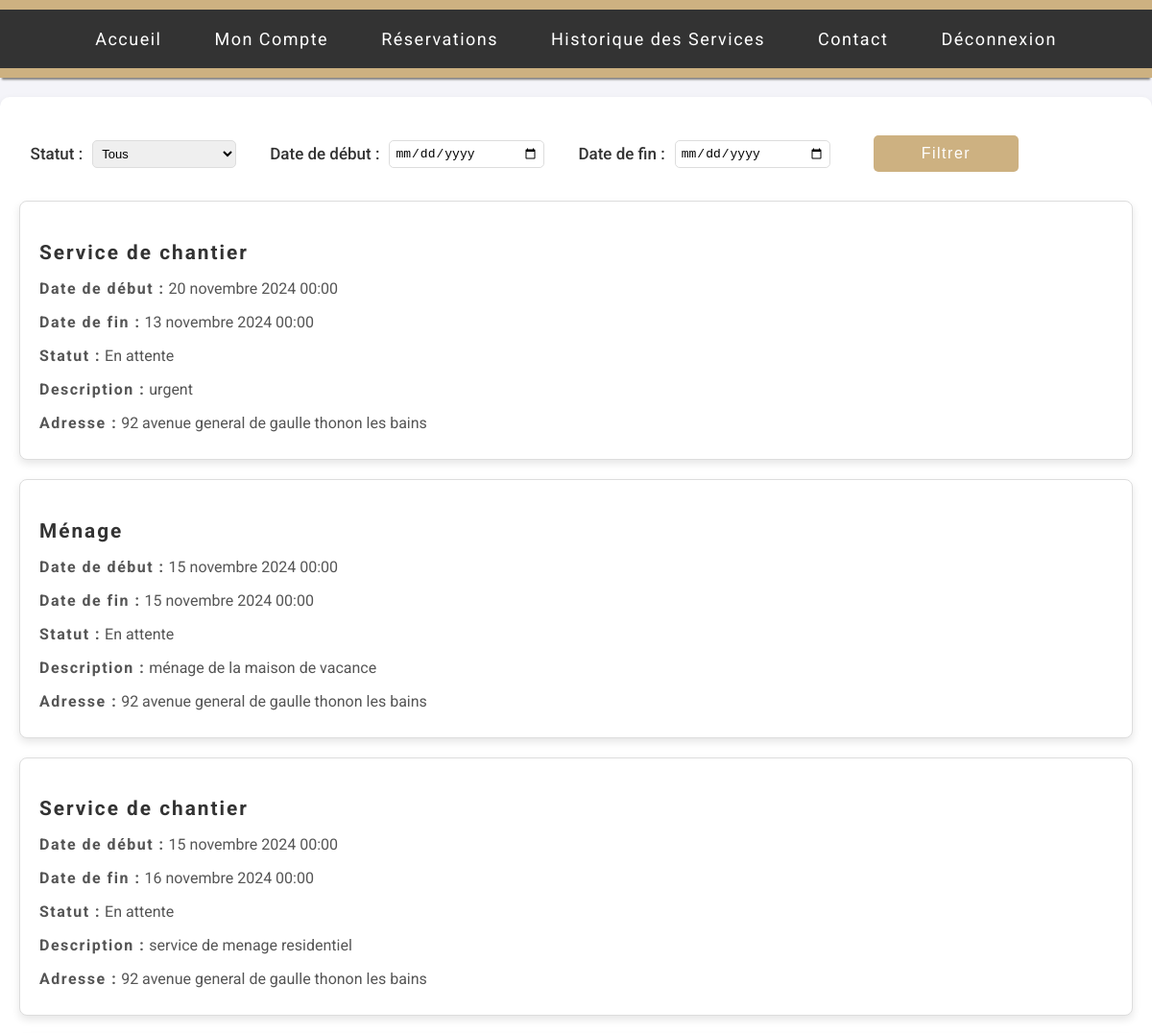
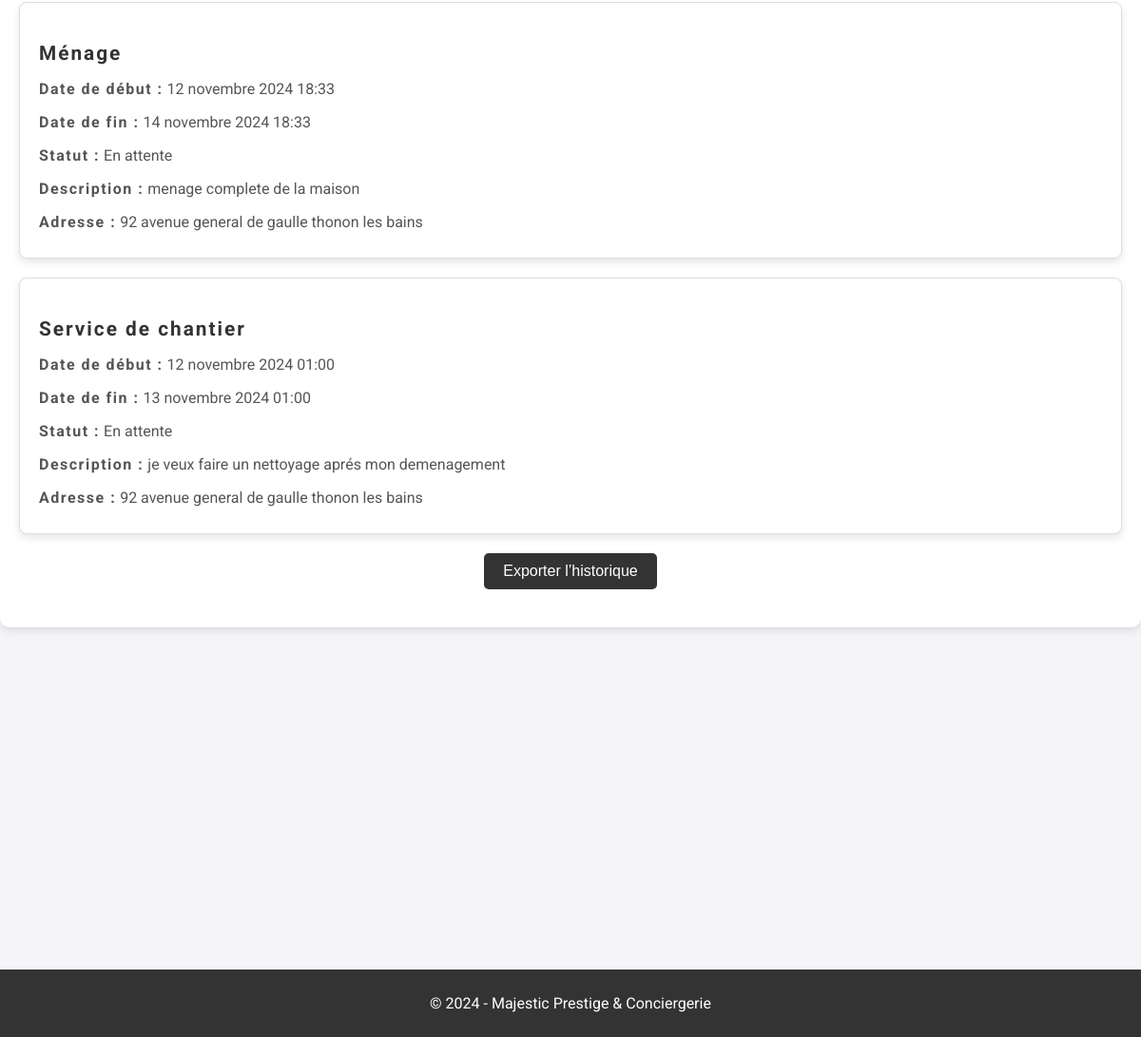
Page /historique-service/ (signed in) on the earlier database version (2 pictures, top to bottom).
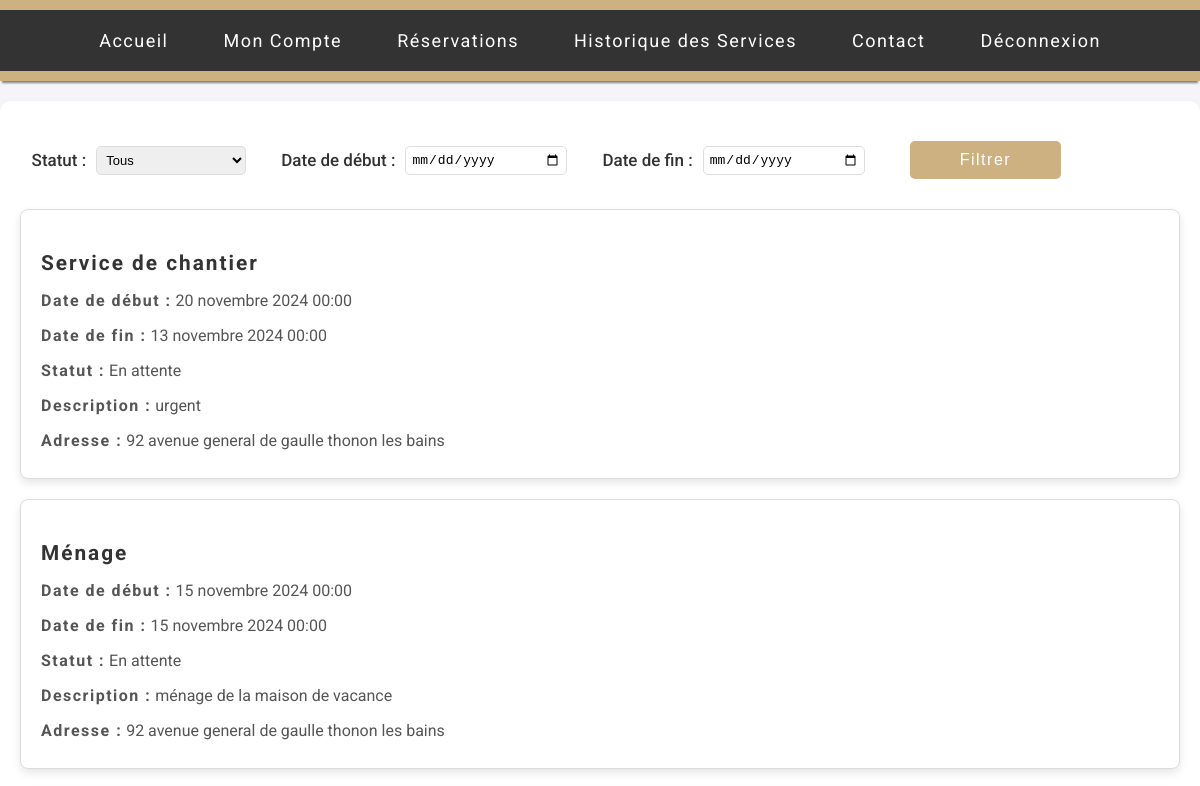
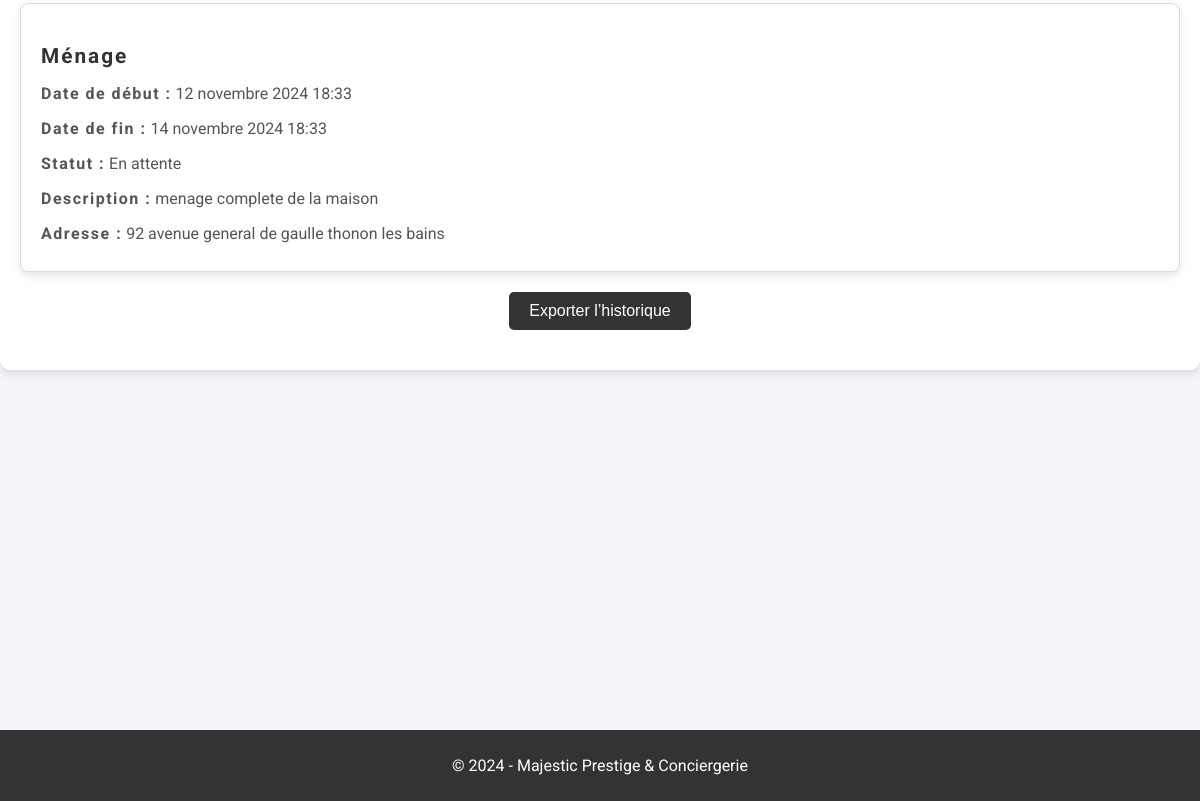
Same page on the later database version (2 pictures, top to bottom).
### services/backend/models.py (models this page shows, shortened)
class BaseModel(models.Model):
    created_at = models.DateTimeField(auto_now_add=True)
    id = models.AutoField(primary_key=True)
    class Meta:
        abstract = True  # Indique que cette classe ne doit pas créer de table dans la base

class Reservation(BaseModel):
    STATUS_CHOICES = [
        ('En attente', 'En attente'),
        ('Confirmée', 'Confirmée'),
        ('Annulée', 'Annulée'),
        ('Terminée', 'Terminée'),
    ]
    client = models.ForeignKey(Client, on_delete=models.CASCADE)
    client_address = models.CharField(max_length=100)
    service = models.ForeignKey(Service, on_delete=models.CASCADE)
    service_description = models.TextField()
    datetime_start = models.DateTimeField()
    datetime_end = models.DateTimeField()
    reservation_status = models.CharField(
        max_length=25,
        choices=STATUS_CHOICES,
        default='En attente'
    )

class Service(BaseModel):
    client = models.ForeignKey(Client, on_delete=models.CASCADE, default=1)
    service_name = models.CharField(max_length=50)
    service_description = models.TextField()
    date_service = models.DateTimeField(default=timezone.now)
    price = models.FloatField()
    image_path = models.CharField(max_length=255, blank=True, null=True)
    subservice1_name = models.CharField(max_length=50, blank=True, null=True)
    subservice1_description = models.TextField(blank=True, null=True)
    subservice2_name = models.CharField(max_length=50, blank=True, null=True)
    subservice2_description = models.TextField(blank=True, null=True)

### services/backend/views.py (the view)
# urls.py: path('historique-service/', views.historique_service, name='historique_service'),
def historique_service(request):
    status_choices = [
        ('En attente', 'En attente'),
        ('Terminée', 'Terminée'),
        ('Annulée', 'Annulée'),
        ('Confirmée', 'Confirmée'),
    ]
    client = request.user.client
    reservations = Reservation.objects.filter(client=client)
    status = request.GET.get('status', '')
    date_start = request.GET.get('date_start')
    date_end = request.GET.get('date_end')
    if status:
        reservations = reservations.filter(reservation_status=status)
    if date_start:
        reservations = reservations.filter(datetime_start__gte=date_start)
    if date_end:
        reservations = reservations.filter(datetime_end__lte=date_end)
    reservations = reservations.order_by('-datetime_start')
    context = {
        'status_choices': status_choices,
        'reservations': reservations,
        'status': status,
        'date_start': date_start,
        'date_end': date_end,
    }
    return render(request, 'historique.html', context)

### services/frontend/templates/historique.html (shortened to what this page needs)
{% load static %}
<!DOCTYPE html>
<html lang="fr">
<head>
    <link rel="stylesheet" href="{% static 'css/historique.css' %}">
</head>
<body>
    <header>
        <nav>
            <ul>
                <li><a href="{% url 'accueil' %}">Accueil</a></li>
                <li><a href="{% url 'mon_compte' %}">Mon Compte</a></li>
                <li><a href="{% url 'dash_reservation' %}">Réservations</a></li>
                <li><a href="{% url 'historique_service' %}">Historique des Services</a></li>
                <li><a href="{% url 'contact' %}">Contact</a></li>
                <li><a href="{% url 'logout_user' %}">Déconnexion</a></li>
            </ul>
        </nav>
    </header>
    <main>
<form method="get" action="{% url 'historique_service' %}" class="form-group">
    <label for="status">Statut :</label>
    <select name="status" id="status">
        <option value="">Tous</option>
    </select>
    <label for="date_start">Date de début :</label>
    <input type="date" name="date_start" id="date_start" value="{{ request.GET.date_start }}">
    <label for="date_end">Date de fin :</label>
    <input type="date" name="date_end" id="date_end" value="{{ request.GET.date_end }}">
    <button type="submit" class="btn btn-primary">Filtrer</button>
</form>
<div class="reservation-list">
    {% if reservations %}
        {% for reservation in reservations %}
        <div class="reservation-card">
            <h3>{{ reservation.service.service_name }}</h3>
            <p><strong>Date de début :</strong> {{ reservation.datetime_start }}</p>
            <p><strong>Date de fin :</strong> {{ reservation.datetime_end }}</p>
            <p><strong>Statut :</strong> {{ reservation.get_reservation_status_display }}</p>
            <p><strong>Description :</strong> {{ reservation.service_description }}</p>
            <p><strong>Adresse :</strong> {{ reservation.client_address }}</p>
        </div>
        {% endfor %}
    {% else %}
        <p>Aucune réservation trouvée.</p>
    {% endif %}
</div>
            <a href="{% url 'exporter_historique' %}"><button class="btn btn-secondary">Exporter l’historique</button></a>
    </main>
    <footer>
        <p>&copy; 2024 - Majestic Prestige & Conciergerie</p>
    </footer>
</body>
</html>

### services/frontend/static/css/historique.css (style rules this page uses)
body { font-family: 'Roboto', sans-serif; background-color: #f4f4f9; margin: 0; padding: 0; color: #333; }
header { background-color: #CDB181; color: white; padding: 10px 0; text-align: center; box-shadow: 0 4px 2px -2px gray; }
nav { background-color: #333; display: flex; justify-content: center; padding: 10px; }
nav ul { list-style-type: none; margin: 0; padding: 0; display: flex; gap: 15px; letter-spacing: 1.5px; }
nav ul li a { color: white; text-decoration: none; font-size: 18px; padding: 10px 20px; display: block; border-radius: 5px; transition: background-color 0.3s; }
main { margin: 20px auto; padding: 20px; max-width: 1200px; background-color: white; border-radius: 10px; box-shadow: 0 4px 8px rgba(0, 0, 0, 0.1); }
footer { background-color: #333; color: white; text-align: center; padding: 10px 0; width: 100%; margin-top: 30%; }
.btn-secondary { display: block; margin: 20px auto; padding: 10px 20px; font-size: 16px; color: white; background-color: #333; border: none; border-radius: 5px; cursor: pointer; transition: background-color 0.3s; }
.reservation-list { display: flex; flex-direction: column; gap: 20px; margin-top: 30px; }
.reservation-card { background-color: #fff; border: 1px solid #ddd; border-radius: 8px; padding: 20px; box-shadow: 0 4px 8px rgba(0, 0, 0, 0.1); }
.reservation-card h3 { font-size: 1.3em; color: #333; margin-bottom: 10px; font-weight: bold; letter-spacing: 2px; }
.reservation-card p { font-size: 1em; color: #555; margin-bottom: 8px; }
strong { letter-spacing: 1.5px; }
form { display: flex; flex-wrap: wrap; gap: 20px; margin: 20px 1%; }
.form-group { display: flex; align-items: center; gap: 5px; }
form label { font-weight: 500; margin-right: 5px; font-size: 17px; }
form select, form input[type="date"] { padding: 5px; border: 1px solid #ddd; border-radius: 5px; font-size: 13px; min-width: 150px; margin-right: 30px; }
form button { padding: 10px 50px; background-color: #CDB181; color: white; border: none; border-radius: 5px; margin: 0 10px; cursor: pointer; font-size: 16px; letter-spacing: 1.5px; transition: background-color 0.3s; }
a { text-decoration: none; }

Differences in the rows shown:
removed Reservation: service.service_name "Service de chantier", datetime_start "15 novembre 2024 00:00", datetime_end "16 novembre 2024 00:00", reservation_status "En attente", service_description "service de menage residentiel", client_address "92 avenue general de gaulle thonon les bains"
removed Reservation: service.service_name "Service de chantier", datetime_start "12 novembre 2024 01:00", datetime_end "13 novembre 2024 01:00", reservation_status "En attente", service_description "je veux faire un nettoyage aprés mon demenagement", client_address "92 avenue general de gaulle thonon les bains"
